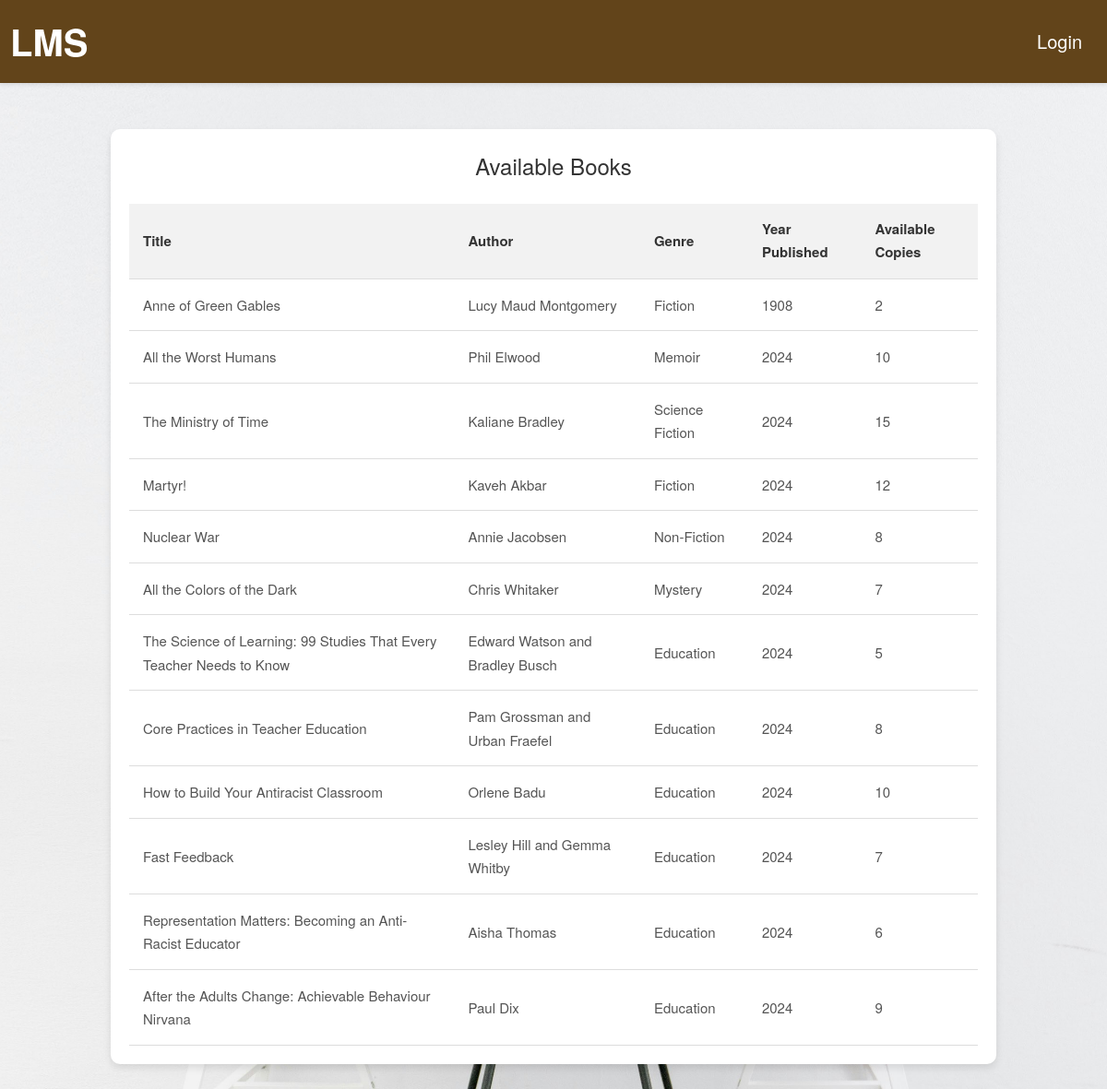
The page /view_books.php on the database as committed earlier.
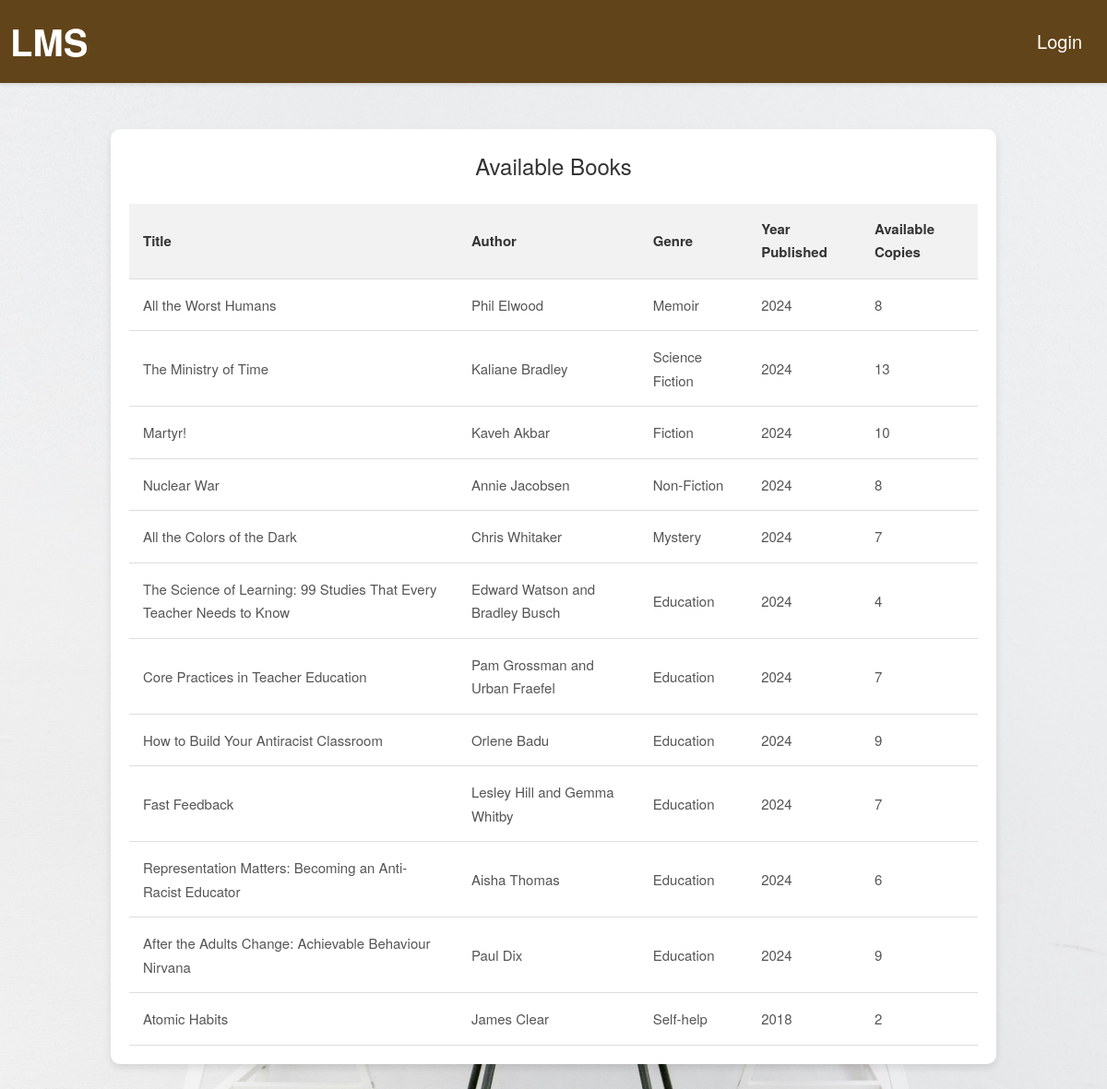
The same page on the database as committed later.
### tables this page shows
CREATE TABLE `books` (
  `BookID` int(11) NOT NULL,
  `Title` varchar(255) NOT NULL,
  `Author` varchar(100) NOT NULL,
  `Genre` varchar(100) DEFAULT NULL,
  `ISBN` varchar(45) NOT NULL,
  `YearPublished` year(4) DEFAULT NULL,
  `TotalCopies` int(11) DEFAULT 0,
  `AvailableCopies` int(11) DEFAULT 0,
  `AddedDate` date DEFAULT NULL
);

### view_books.php (the view, shortened to what this page needs)
<?php
include 'header.php';
include 'db_connection.php';
$sql = "SELECT * FROM books WHERE AvailableCopies > 0";
$result = $conn->query($sql);
?>
<!DOCTYPE html>
<html>
<head>
    <link rel="stylesheet" type="text/css" href="/css/styles.css">
</head>
<body style="background-image: url('./res/user.jpg'); background-size: cover; background-position: center; background-repeat: no-repeat;">
    <div class="available-books-container">
        <h2>Available Books</h2>
        <table>
            <thead>
                <tr>
                    <th>Title</th>
                    <th>Author</th>
                    <th>Genre</th>
                    <th>Year Published</th>
                    <th>Available Copies</th>
                </tr>
            </thead>
            <tbody>
                <?php
                if ($result->num_rows > 0) {
                    while ($row = $result->fetch_assoc()) {
                        echo "<tr>
                                <td>" . $row['Title'] . "</td>
                                <td>" . $row['Author'] . "</td>
                                <td>" . $row['Genre'] . "</td>
                                <td>" . $row['YearPublished'] . "</td>
                                <td>" . $row['AvailableCopies'] . "</td>
                              </tr>";
                    }
                } else {
                    echo "<tr><td colspan='5'>No books available</td></tr>";
                }
                ?>
            </tbody>
        </table>
    </div>
</body>
</html>

Rows that differ between the two databases and show on the page:
no longer on this page (row edited): books: Title "Anne of Green Gables", Author "Lucy Maud Montgomery", Genre "Fiction", YearPublished "1908", AvailableCopies "2"
changed books "All the Worst Humans": AvailableCopies "10" → "8"
changed books "The Ministry of Time": AvailableCopies "15" → "13"
changed books "Martyr!": AvailableCopies "12" → "10"
changed books "The Science of Learning: 99 Studies That Every Teacher Needs to Know": AvailableCopies "5" → "4"
changed books "Core Practices in Teacher Education": AvailableCopies "8" → "7"
changed books "How to Build Your Antiracist Classroom": AvailableCopies "10" → "9"
added books: Title "Atomic Habits", Author "James Clear", Genre "Self-help", YearPublished "2018", AvailableCopies "2"
